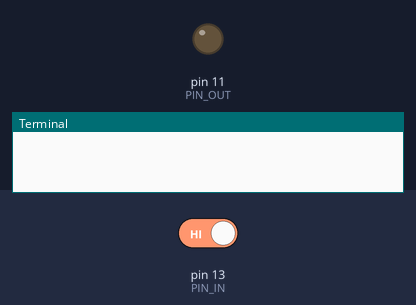
Simulated run of this program. Board: Raspberry Pi (header pin numbers). Shown: output pins drawn as LEDs (lit = HIGH), the last lines printed to the terminal. The inputs (shaded band) are chosen by the test bench; at power-on: pin 13 (PIN_IN) HIGH.

Above: at 1.2 s.
1.3 s: pin 13 (PIN_IN) driven LOW
At 2.8 s:
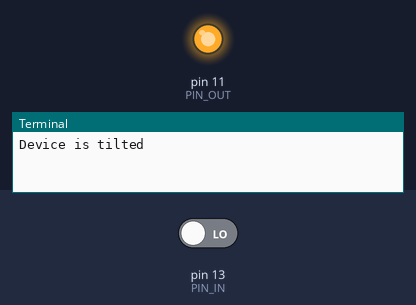
3.5 s: pin 13 (PIN_IN) driven HIGH
At 4.3 s:
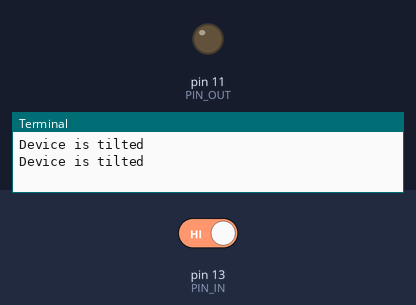
Timing chart, 0 to 6.5 s (numbered marks = the images above; inputs shaded):
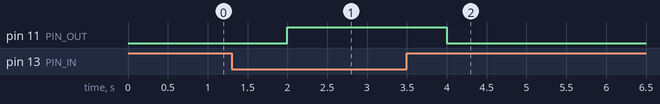

The program:

light-cup.py
```python
# (licence header left out)
import RPi.GPIO as GPIO
import time

PIN_OUT = 11
PIN_IN = 13
delay = 1
GPIO.setmode(GPIO.BOARD)
GPIO.setup(PIN_OUT, GPIO.OUT)
GPIO.setup(PIN_IN, GPIO.IN)

try:
	while True:
		if GPIO.input(PIN_IN) == GPIO.LOW:
			print "Device is tilted"
			GPIO.output(PIN_OUT, GPIO.HIGH)
		else:
			GPIO.output(PIN_OUT, GPIO.LOW)
		time.sleep(delay)

except KeyboardInterrupt:
	print "Exception: KeyboardInterrupt"

finally:
	GPIO.cleanup()
```

Measured:
- after the input at 1.3 s, pin 11 (PIN_OUT): LOW → HIGH after 0.70 s
- after the input at 3.5 s, pin 11 (PIN_OUT): HIGH → LOW after 0.50 s
